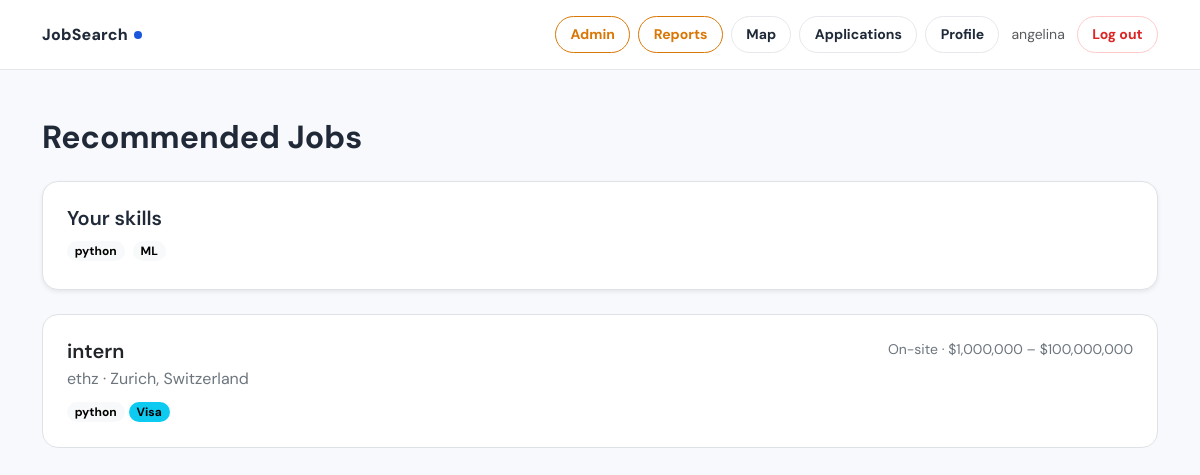
The page /recommended/ (signed in) on the database its author committed.
### jobs/models.py (models this page shows, shortened)
class CustomUser(AbstractUser):
    class Role(models.TextChoices):
        JOB_SEEKER = "job_seeker", "Job Seeker"
        RECRUITER = "recruiter", "Recruiter"
        ADMIN = "admin", "Admin"
    role = models.CharField(
        max_length=20,
        choices=Role.choices,
        default=Role.JOB_SEEKER,
    )
    def is_job_seeker(self):
        return self.role == self.Role.JOB_SEEKER
    def is_recruiter(self):
        return self.role == self.Role.RECRUITER

class JobPosting(models.Model):
    class JobType(models.TextChoices):
        REMOTE = "remote", "Remote"
        ONSITE = "onsite", "On-site"
        HYBRID = "hybrid", "Hybrid"
    class ExperienceLevel(models.TextChoices):
        ENTRY = "entry", "Entry Level"
        MID = "mid", "Mid Level"
        SENIOR = "senior", "Senior Level"
        INTERN = "intern", "Internship"
    recruiter = models.ForeignKey(
        CustomUser, on_delete=models.CASCADE, related_name="job_postings"
    )
    title = models.CharField(max_length=200)
    company = models.CharField(max_length=200)
    description = models.TextField()
    skills = models.TextField(blank=True, help_text="Comma-separated skills")
    location = models.CharField(max_length=200, blank=True)
    latitude = models.FloatField(null=True, blank=True)
    longitude = models.FloatField(null=True, blank=True)
    job_type = models.CharField(
        max_length=20, choices=JobType.choices, default=JobType.ONSITE
    )
    experience_level = models.CharField(
        max_length=20, choices=ExperienceLevel.choices, default=ExperienceLevel.ENTRY
    )
    salary_min = models.PositiveIntegerField(null=True, blank=True)
    salary_max = models.PositiveIntegerField(null=True, blank=True)
    visa_sponsorship = models.BooleanField(default=False)
    is_active = models.BooleanField(default=True)
    created_at = models.DateTimeField(auto_now_add=True)
    updated_at = models.DateTimeField(auto_now=True)
    class Meta:
        ordering = ["-created_at"]
    def skills_list(self):
        return [s.strip() for s in self.skills.split(",") if s.strip()]
    def salary_display(self):
        if self.salary_min and self.salary_max:
            return f"${self.salary_min:,} – ${self.salary_max:,}"
        elif self.salary_min:
            return f"From ${self.salary_min:,}"
        elif self.salary_max:
            return f"Up to ${self.salary_max:,}"
        return "Not specified"

### jobs/views.py (the view)
# urls.py: path("recommended/", views.recommended_jobs, name="recommended_jobs"),
@login_required
def recommended_jobs(request):
    if not request.user.is_job_seeker():
        return redirect("home")
    profile, _ = JobSeekerProfile.objects.get_or_create(user=request.user)
    skills_list = [s.strip() for s in (profile.skills or "").split(",") if s.strip()]
    jobs = JobPosting.objects.filter(is_active=True)
    recommended = []
    if skills_list:
        for job in jobs:
            text = f"{job.title} {job.description} {getattr(job, 'skills', '')} {job.company}".lower()
            if any(skill.lower() in text for skill in skills_list):
                recommended.append(job)
    return render(request, "jobs/recommended_jobs.html", {
        "jobs": recommended, "skills_list": skills_list,
    })

### jobs/templates/jobs/recommended_jobs.html (shortened to what this page needs)
{% extends "jobs/base.html" %}
{% block content %}
<div class="container py-5">
  <h2 class="fw-bold mb-4">Recommended Jobs</h2>
  <div class="bg-white p-4 rounded-4 border shadow-sm mb-4">
    <h5 class="fw-semibold mb-2">Your skills</h5>
    {% if skills_list %}
      <div class="mt-1">
        {% for s in skills_list %}
          <span class="badge rounded-pill text-bg-light me-1 mb-1">{{ s }}</span>
        {% endfor %}
      </div>
    {% else %}
      <p class="text-secondary mb-0">
        No skills added yet. Update your profile skills to get better recommendations.
      </p>
    {% endif %}
  </div>
  {% if jobs %}
    {% for job in jobs %}
      <a href="{% url 'job_detail' job.pk %}" class="text-decoration-none text-dark">
        <div class="bg-white rounded-4 p-4 border card-hover mb-3">
          <div class="d-flex justify-content-between align-items-start">
            <div>
              <h5 class="fw-semibold mb-1">{{ job.title }}</h5>
              <div class="text-secondary">
                {{ job.company }} · {{ job.location|default:"Location not specified" }}
              </div>
            </div>
            <div class="text-end text-secondary small">
              {% if job.get_job_type_display %}{{ job.get_job_type_display }}{% endif %}
              {% if job.salary_display %}
                · {{ job.salary_display }}
              {% endif %}
            </div>
          </div>
          <div class="mt-2">
            {% if job.skills_list %}
              {% for skill in job.skills_list %}
                <span class="badge rounded-pill text-bg-light">{{ skill }}</span>
              {% endfor %}
            {% endif %}
            {% if job.visa_sponsorship %}
              <span class="badge rounded-pill text-bg-info">Visa</span>
            {% endif %}
          </div>
        </div>
      </a>
    {% endfor %}
  {% else %}
    <p class="text-secondary">No recommended jobs found based on your current skills.</p>
  {% endif %}
</div>
{% endblock %}

### jobs/templates/jobs/base.html (shortened to what this page needs)
<!doctype html>
<html lang="en">
<head>
  <link href="https://cdn.jsdelivr.net/npm/bootstrap@5.3.3/dist/css/bootstrap.min.css" rel="stylesheet">
</head>
<body>
<nav class="js-nav">
  <div class="container d-flex align-items-center py-3">
    <a class="js-brand" href="{% url 'home' %}">
      JobSearch<span class="js-brand-dot"></span>
    </a>
    <div class="ms-auto d-flex align-items-center gap-2">
      {% if user.is_authenticated %}
        {% if user.is_staff %}
          <a class="btn btn-ghost btn-sm" href="{% url 'admin_user_list' %}" style="border-color:var(--warning);color:var(--warning);">Admin</a>
          <a class="btn btn-ghost btn-sm" href="{% url 'admin_report_list' %}" style="border-color:var(--warning);color:var(--warning);">Reports</a>
        {% endif %}
        <a class="btn btn-ghost btn-sm" href="{% url 'job_map' %}">Map</a>
        {% if user.is_job_seeker %}
          <a class="btn btn-ghost btn-sm" href="{% url 'my_applications' %}">Applications</a>
          <a class="btn btn-ghost btn-sm" href="{% url 'seeker_profile' %}">Profile</a>
        {% endif %}
        <span class="text-muted small ms-1">{{ user.username }}</span>
        <form method="post" action="{% url 'logout' %}" class="d-inline ms-1">
          <button class="btn btn-ghost btn-sm" type="submit" style="color:var(--danger);border-color:#fecaca;">Log out</button>
        </form>
      {% else %}
        <a class="btn btn-ghost btn-sm" href="{% url 'register_recruiter' %}">Recruiter</a>
        <a class="btn btn-ghost btn-sm" href="{% url 'register_seeker' %}">Job Seeker</a>
        <a class="btn btn-brand btn-sm" href="{% url 'login' %}">Sign in</a>
      {% endif %}
    </div>
  </div>
</nav>
{% block content %}{% endblock %}
</body>
</html>

### jobs/templates/jobs/base.html (style rules this page uses)
:root { --brand: #1a56db; --brand-light: #e8effc; --brand-dark: #0f3a94; --surface: #f8f9fc; --card: #ffffff; --border: #e5e7eb; --text: #1f2937; --text-muted: #6b7280; --success: #059669; --danger: #dc2626; --warning: #d97706; --info: #0891b2; --shadow-sm: 0 1px 2px rgba(0,0,0,.05); --shadow-md: 0 8px 24px rgba(17,24,39,.08); }
body { font-family: "DM Sans", system-ui, -apple-system, Segoe UI, Roboto, Arial, sans-serif; background: var(--surface); color: var(--text); }
.js-nav { background: rgba(255,255,255,.9); backdrop-filter: blur(10px); border-bottom: 1px solid var(--border); position: sticky; top: 0; z-index: 100; }
.js-brand { text-decoration: none; font-weight: 800; color: var(--text); letter-spacing: .2px; }
.js-brand-dot { width: 8px; height: 8px; border-radius: 50%; display: inline-block; width: 8px; height: 8px; background: var(--brand); border-radius: 999px; margin-left: 6px; transform: translateY(-1px); }
.btn-ghost { background: white; border: 1px solid var(--border); border-radius: 999px; font-weight: 700; color: var(--text); padding: .45rem .9rem; }

### rows shown on the page
CustomUser: username "angelina"
JobPosting: title "intern", company "ethz", location "Zurich, Switzerland", job_type "On-site", salary_display "$1,000,000 – $100,000,000", skills_list "python", visa_sponsorship "Visa"

### other values the page prints
{{ s }} "python" "ML"
